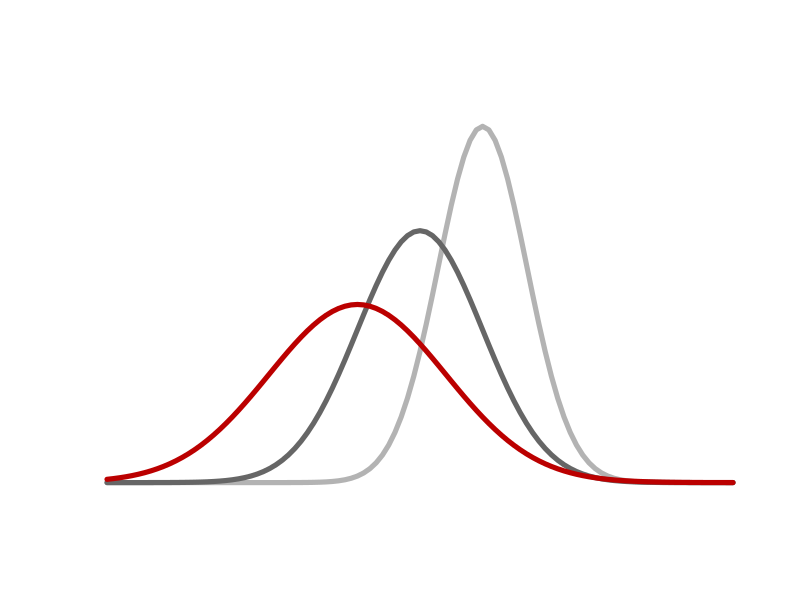

R code for this plot:
thickness = 5
dev.off()
par(bg = NA) 
plot(
  1,
  type = "n",
  xlab = "",
  ylab = "",
  xlim = c(0, 10),
  ylim = c(0, 0.61),
  axes = FALSE,
  frame.plot = FALSE
)
curve(dnorm(x, mean = 6, sd = sqrt(0.5)), col = "#b3b3b3", add = TRUE, lwd = thickness)
curve(dnorm(x, mean = 5, sd = sqrt(1)), col = "#666666", add = TRUE, lwd = thickness)
curve(dnorm(x, mean = 4, sd = sqrt(2)), col = "#bb0000", add = TRUE, lwd = thickness)
